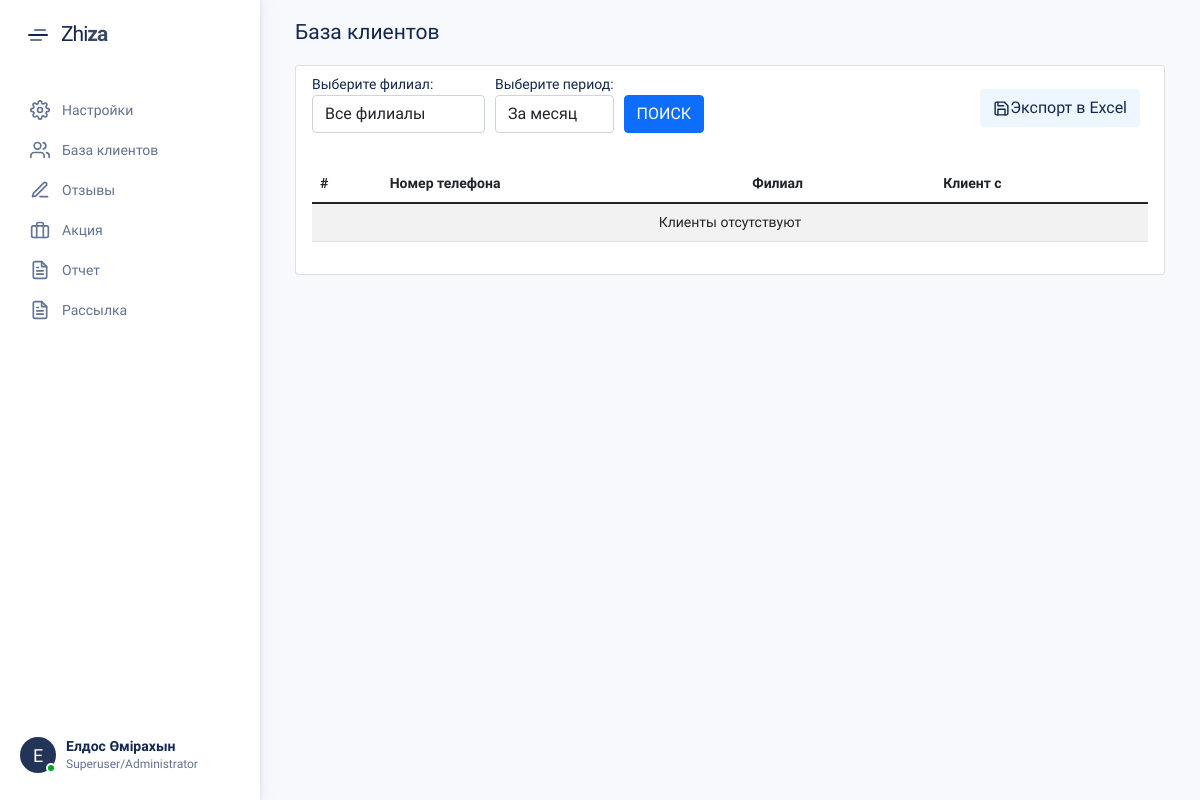
/customers/list/ (signed in), run on an earlier commit of the app's database.
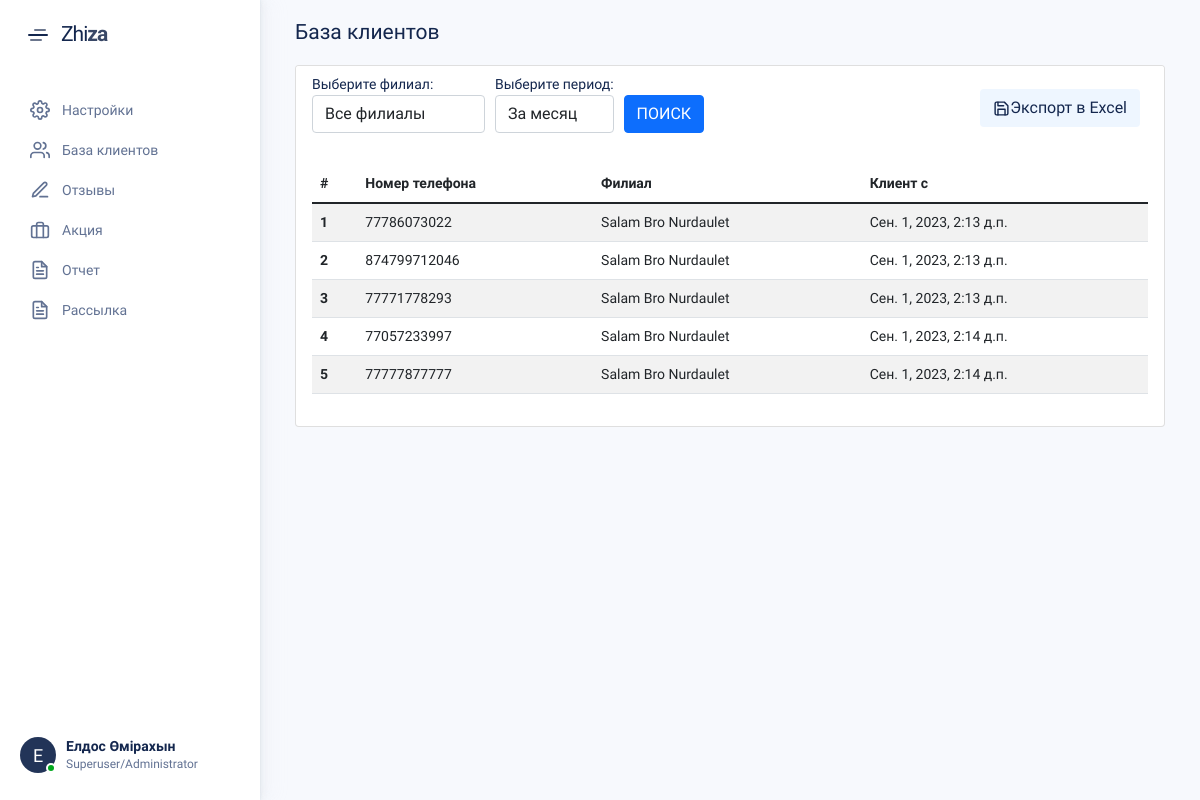
And on a later commit of the database.
### customers/models.py (models this page shows, shortened)
class Customer(models.Model):
    phone_number = models.CharField(max_length=15)
    branch = models.ForeignKey(Branch, on_delete=models.CASCADE, null=True, blank=True)
    created_at = models.DateTimeField(auto_now_add=True)

### organizations/models.py (models this page shows, shortened)
class Branch(models.Model):
    title = models.CharField(max_length=180)
    address = models.CharField(max_length=180, null=True, blank=True)
    cards_number = models.PositiveIntegerField(default=10)
    start_date = models.DateField(null=True, blank=True)
    end_date = models.DateField(null=True, blank=True)
    status = models.PositiveSmallIntegerField(choices=BRANCH_STATUS, default=NOT_ACTIVE)
    code = models.CharField(max_length=6, unique=True, null=True, blank=True)

### customers/views.py (the view)
# urls.py: path('list/', views.CustomerListView.as_view(),
class CustomerListView(TemplateResponseMixin, View):
    template_name = 'customers/list.html'
    def get_date_range(self, range_type):
        today = datetime.today().date()
        start_date_methods = {
            "week": lambda: today - timedelta(days=6),
            "month": lambda: today.replace(day=1),
            "half-year": lambda: today.replace(month=1, day=1) if today.month > 6 else today.replace(
                year=today.year - 1, month=7, day=1),
            "year": lambda: today.replace(month=1, day=1)
        }
        start_date = start_date_methods.get(range_type, lambda: None)()
        return start_date, today
    def get(self, request, *args, **kwargs):
        branch_id = request.GET.get('branch', 'all')
        range_type = request.GET.get('range_type', 'month')
        start_date, end_date = self.get_date_range(range_type)
        base_filter = {
            'branch__company__companyuser__user': request.user,
            'created_at__range': (start_date, end_date),
        }
        if branch_id != 'all':
            base_filter['branch_id'] = branch_id
            branch_id = int(branch_id)
        customers = Customer.objects.filter(**base_filter)
        try:
            company_of_current_user = CompanyUser.objects.get(user=request.user).company
            branches = company_of_current_user.branches.all()
        except CompanyUser.DoesNotExist:
            return self.render_to_response({'error': "User is not associated with any company"})
        context = {
            'customers': customers,
            'branch_id': branch_id,
            'range_type': range_type,
            'branches': branches,
        }
        return self.render_to_response(context)

### templates/customers/list.html (shortened to what this page needs)
{% extends 'base.html' %}
{% load static %}
{% load organization_tags %}
{% block content %}
<div class="content-header d-flex align-items-center">
  <h4 class="content-menu-h">База клиентов</h4>
</div>
<div class="content-body">
  <div class="card">
    <div class="card-header card-header-white">
      <div class="card-title">
        <form method="get" class="form-adaptive" action="{% url 'customers:customer_list' %}">
          <div>
            <label for="branch">Выберите филиал:</label>
            <select name="branch" id="branch" class="form-control">
                <option value="all">Все филиалы</option>
            </select>
          </div>
          <div>
            <label for="range_type">Выберите период:</label>
            <select name="range_type" id="range_type"  class="form-control">
                <option value="month" {% if range_type == 'month' %}selected{% endif %}>За месяц</option>
            </select>
          </div>
          <div>
            <input class="btn btn-primary d-block w-100-sm" type="submit" value="ПОИСК">
          </div>
        </form>
      </div>
      <div class="card-toolbar">
        <div class="tolbar-btn-gruop">
          <a href="{% url 'customers:export_customers' %}" class="btn btn-light-primary w-100-sm" >
                <i data-feather="save" class=""></i>Экспорт в Excel</a>
        </div>
      </div>
    </div>
    <div class="card-body">
      <div class="table-responsive">
        <table class="table table-striped table-hover">
          <thead>
              <tr>
                  <th scope="col">#</th>
                  <th scope="col">Номер телефона</th>
                  <th scope="col">Филиал</th>
                  <th scope="col">Клиент с</th>
              </tr>
          </thead>
          <tbody class="scrollable-tbody">
            {% if customers %}
              {% for customer in customers %}
                <tr>
                  <th scope="row">{{ forloop.counter }}</th>
                  <td>{{ customer.phone_number }}</td>
                  <td>{{ customer.branch.title }}</td>
                  <td>{{ customer.created_at }}</td>
                </tr>
              {% endfor %}
            {% else %}
              <tr>
                <td colspan="4" style="text-align:center">Клиенты отсутствуют</td>
              </tr>
            {% endif %}
          </tbody>
        </table>
      </div>
    </div>
  </div>
</div>
{% endblock %}

### templates/base.html (shortened to what this page needs)
{% load static %}
<!DOCTYPE html>
<html lang="en">
  <head>
    <link href="{% static 'lib/remixicon/fonts/remixicon.css' %}" rel="stylesheet">
    <link href="https://cdn.jsdelivr.net/npm/bootstrap@5.1.3/dist/css/bootstrap.min.css" rel="stylesheet">
    <link rel="stylesheet" href="https://cdnjs.cloudflare.com/ajax/libs/Chart.js/2.8.0/Chart.min.css" />
    <link rel="stylesheet" href="{% static 'assets/css/style.min.css' %}">
    <link rel="stylesheet" href="{% static 'assets/css/main.css' %}">
  </head>
  <body class="animate skin-base">
    <div class="sidebar">
      <div class="sidebar-header">
        <a href="submenu.html#" class="sidebar-logo"><span></span></a>
        <a href="submenu.html#" class="sidebar-logo-text">Zhi<span>za</span></a>
      </div>
      <div class="sidebar-body">
        <ul class="nav-sidebar">
          <li class="nav-item nav-item-js ">
            <a href="submenu.html" class="nav-link with-sub"><i data-feather="settings"></i><span>Настройки</span></a>
          </li>
          <li class="nav-item"><a href="{% url 'customers:customer_list' %}" class="nav-link"><i data-feather="users"></i><span>База клиентов</span></a></li>
          <li class="nav-item"><a href="{% url 'organization:feedback_list' %}" class="nav-link"><i data-feather="edit-3"></i><span>Отзывы</span></a></li>
          <li class="nav-item"><a href="{% url 'raffle_prizes:raffle_prize_list' %}" class="nav-link"><i data-feather="briefcase"></i><span>Акция</span></a></li>
          <li class="nav-item"><a href="{% url 'organization:report' %}" class="nav-link"><i data-feather="file-text"></i><span> Отчет</span></a></li>
          <li class="nav-item"><a href="{% url 'newsletter:draft_list' %}" class="nav-link"><i data-feather="file-text"></i><span> Рассылка</span></a></li>
        </ul>
      </div>
      <div class="sidebar-footer">
        <a href="submenu.html" class="avatar online"><span class="avatar-initial">Е</span></a>
        <div class="avatar-body">
          <div class="d-flex align-items-center justify-content-between">
            <h6>Елдос Өмірахын</h6>
            <a href="submenu.html" class="footer-menu"><i class="ri-settings-4-line"></i></a>
          </div>
          <span>Superuser/Administrator</span>
        </div>
      </div>
    </div>
    <div class="content">
      {% block content %}
      {% endblock %}
    </div>
  </body>
</html>

### static/assets/css/main.css (style rules this page uses)
.card-header-white { background: #fff; border-bottom:none ; display: flex; justify-content: space-between;; align-items: center; }
.btn-light-primary { background-color: #eef6ff; color: #14274E; margin-right: 8px; }
.btn-light-primary svg { width: 17px; height: 17px; }
.tolbar-btn-gruop { display: flex; }
.content-menu-h { color: #14274E; margin-bottom: 0; }
.form-adaptive { display: flex; gap: 10px; }

What changed in the data, as far as the page shows it:
added Customer: phone_number "77786073022", branch "Salam Bro Nurdaulet", created_at "Сен. 1, 2023, 2:13 д.п."
added Customer: phone_number "874799712046", branch "Salam Bro Nurdaulet", created_at "Сен. 1, 2023, 2:13 д.п."
added Customer: phone_number "77771778293", branch "Salam Bro Nurdaulet", created_at "Сен. 1, 2023, 2:13 д.п."
added Customer: phone_number "77057233997", branch "Salam Bro Nurdaulet", created_at "Сен. 1, 2023, 2:14 д.п."
added Customer: phone_number "77777877777", branch "Salam Bro Nurdaulet", created_at "Сен. 1, 2023, 2:14 д.п."
Also different on the page:
text no longer shown: "Клиенты отсутствуют"
